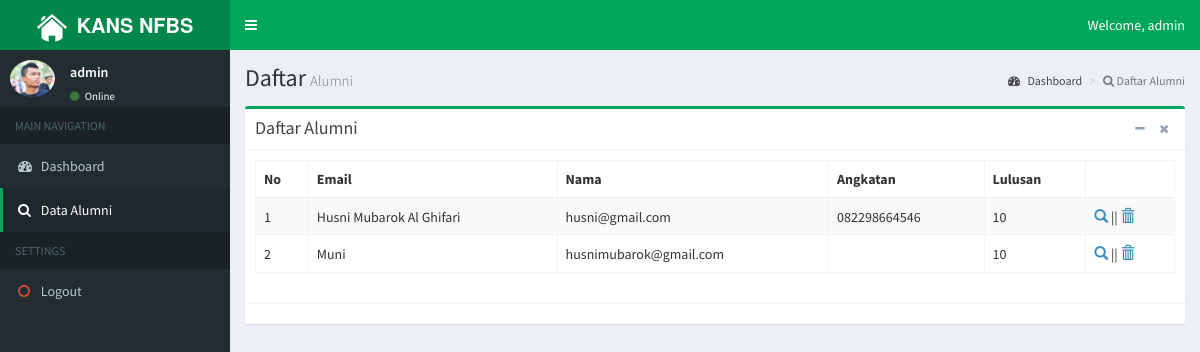
/view/admin/dataPage.php (signed in), run on the app's committed database.
### tables this page shows
CREATE TABLE `datadiri_alumni` (
  `email` varchar(30) NOT NULL,
  `nama` varchar(50) NOT NULL,
  `image` varchar(50) NOT NULL,
  `alamat` varchar(100) NOT NULL,
  `noHP` varchar(12) NOT NULL,
  `angkatan` varchar(2) NOT NULL,
  `lulusan` varchar(10) NOT NULL,
  `pekerjaan` varchar(30) NOT NULL
);

### controller/admin/display.php (the view)
<?php
include '../../database/connect.php';
$sql = "SELECT * FROM `datadiri_alumni`";
$result = mysqli_query($conn, $sql);
$id = 0;
while ($data = mysqli_fetch_array ($result)){
$id++;
echo "
 	<tr>
    	<td>".$id."</td>
        <td>".$data[1]."</td>
        <td>".$data[0]."</td>
        <td>".$data[4]."</td>
        <td>".$data[5]."</td>
        <td><a href=\"../../view/admin/detailPage.php?id=".$data[0]."\"><i class='glyphicon glyphicon-search'></i></a>"." || <a href=\"../../controller/admin/delete.php?id=".$data[0]."\" onclick='return checkDelete()'><i class='glyphicon glyphicon-trash'></i></a></td>
    </tr>
                  ";
                  }

### data on the page
datadiri_alumni: nama "Husni Mubarok Al Ghifari", email "husni@gmail.com", noHP "082298664546", angkatan "10"
datadiri_alumni: nama "Muni", email "husnimubarok@gmail.com", angkatan "10"

### other printed values
$_SESSION['name'] "admin"
